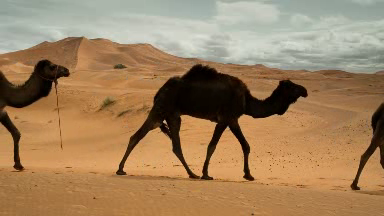
#> input picture frame 47 of compressedVideo.mp4, 384 x 216 px, given in place of camelVideo.mp4, which was not available
$ jupyter execute videoSegmentation.ipynb
#> lines starting #> are read from the running program, lines starting #| are printed output that depends on the picture; after the words box and inside, x2 and y2 are one past the last pixel; in counts of white or black regions, pixels touching at a corner belong together; pictures that were not available may be replaced by others from this repository, and a replacement may not be noted
[cell 1]
import cv2
import numpy as np

# Create a background subtractor
back_sub = cv2.createBackgroundSubtractorMOG2()

# Open the video file or capture device
video_path = 'camelVideo.mp4'  # Replace with your video file path
cap = cv2.VideoCapture(video_path)

while True:
    ret, frame = cap.read()
#> frame is the input picture: shape (216, 384, 3); mean B, G, R 94.7, 129.7, 160
    if not ret:
        break

    # Apply the background subtractor to get the foreground mask
    fg_mask = back_sub.apply(frame)
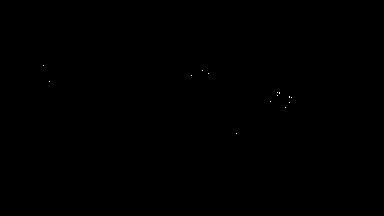
#> fg_mask: shape (216, 384); values 127 (black) and 255 (white), 0.02% white in thin lines or dots, all inside (x1, y1, x2, y2) = (43, 65, 292, 134)

    # Perform some morphological operations to remove noise
    kernel = np.ones((3, 3), np.uint8)
    fg_mask = cv2.morphologyEx(fg_mask, cv2.MORPH_OPEN, kernel)
#> fg_mask: shape (216, 384); every value is 127
    fg_mask = cv2.morphologyEx(fg_mask, cv2.MORPH_CLOSE, kernel)

    # Find contours of the segmented objects
    contours, _ = cv2.findContours(fg_mask, cv2.RETR_EXTERNAL, cv2.CHAIN_APPROX_SIMPLE)
#> contours = [[[0, 0], [0, 215], [383, 215], [383, 0]]]

    # Draw bounding boxes around the segmented objects
    for contour in contours:
        if cv2.contourArea(contour) > 500:  # Filter small objects
            x, y, w, h = cv2.boundingRect(contour)
            cv2.rectangle(frame, (x, y), (x + w, y + h), (0, 255, 0), 2)
#> this loop made 1 pass
#> (contour, x, y, w, h) on pass 1: ([[0, 0], [0, 215], [383, 215], [383, 0]], 0, 0, 384, 216)
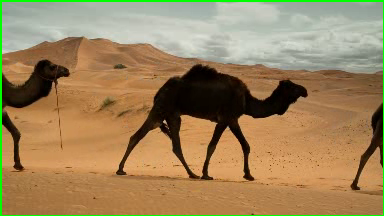
#> frame: shape (216, 384, 3); 2.16% of pixels changed, all inside (x1, y1, x2, y2) = (0, 0, 384, 216)

    # Display the original frame and the foreground mask
    cv2.imshow('Frame', frame)
    cv2.imshow('Foreground Mask', fg_mask)

    # Press 'q' to exit the loop
    if cv2.waitKey(30) & 0xFF == ord('q'):
#> (key q is pressed here)
        break

# Release the video capture object and close all OpenCV windows
cap.release()
cv2.destroyAllWindows()

$ run again, starting later in the video
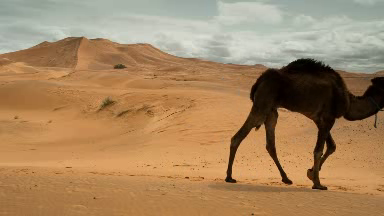
#> input picture frame 212 of compressedVideo.mp4, 384 x 216 px, given in place of camelVideo.mp4, which was not available
#> frame is the input picture: shape (216, 384, 3); mean B, G, R 97.2, 134.4, 167.1
#> contours = [[[0, 0], [0, 215], [383, 215], [383, 0]]]
#> the loop `for contour in contours:` made 1 pass
#> (contour, x, y, w, h) on pass 1: ([[0, 0], [0, 215], [383, 215], [383, 0]], 0, 0, 384, 216)
#> after the loop `for contour in contours:`:
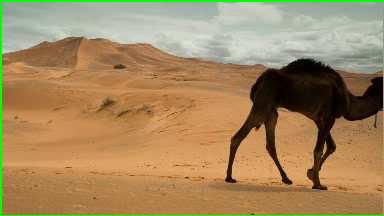
#> frame: shape (216, 384, 3); 2.16% of pixels changed, all inside (x1, y1, x2, y2) = (0, 0, 384, 216)

$ run again, starting later in the video
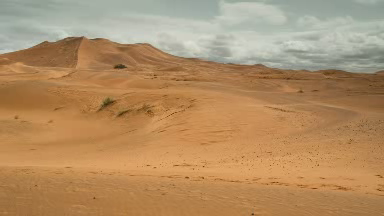
#> input picture frame 377 of compressedVideo.mp4, 384 x 216 px, given in place of camelVideo.mp4, which was not available
#> frame is the input picture: shape (216, 384, 3); mean B, G, R 101.5, 142.2, 177.7
#> fg_mask: shape (216, 384); every value is 127
#> contours = [[[0, 0], [0, 215], [383, 215], [383, 0]]]
#> the loop `for contour in contours:` made 1 pass
#> (contour, x, y, w, h) on pass 1: ([[0, 0], [0, 215], [383, 215], [383, 0]], 0, 0, 384, 216)
#> after the loop `for contour in contours:`:
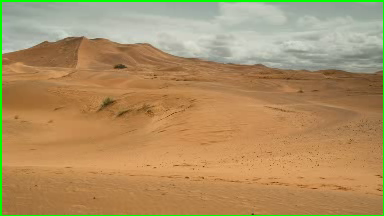
#> frame: shape (216, 384, 3); 2.16% of pixels changed, all inside (x1, y1, x2, y2) = (0, 0, 384, 216)
